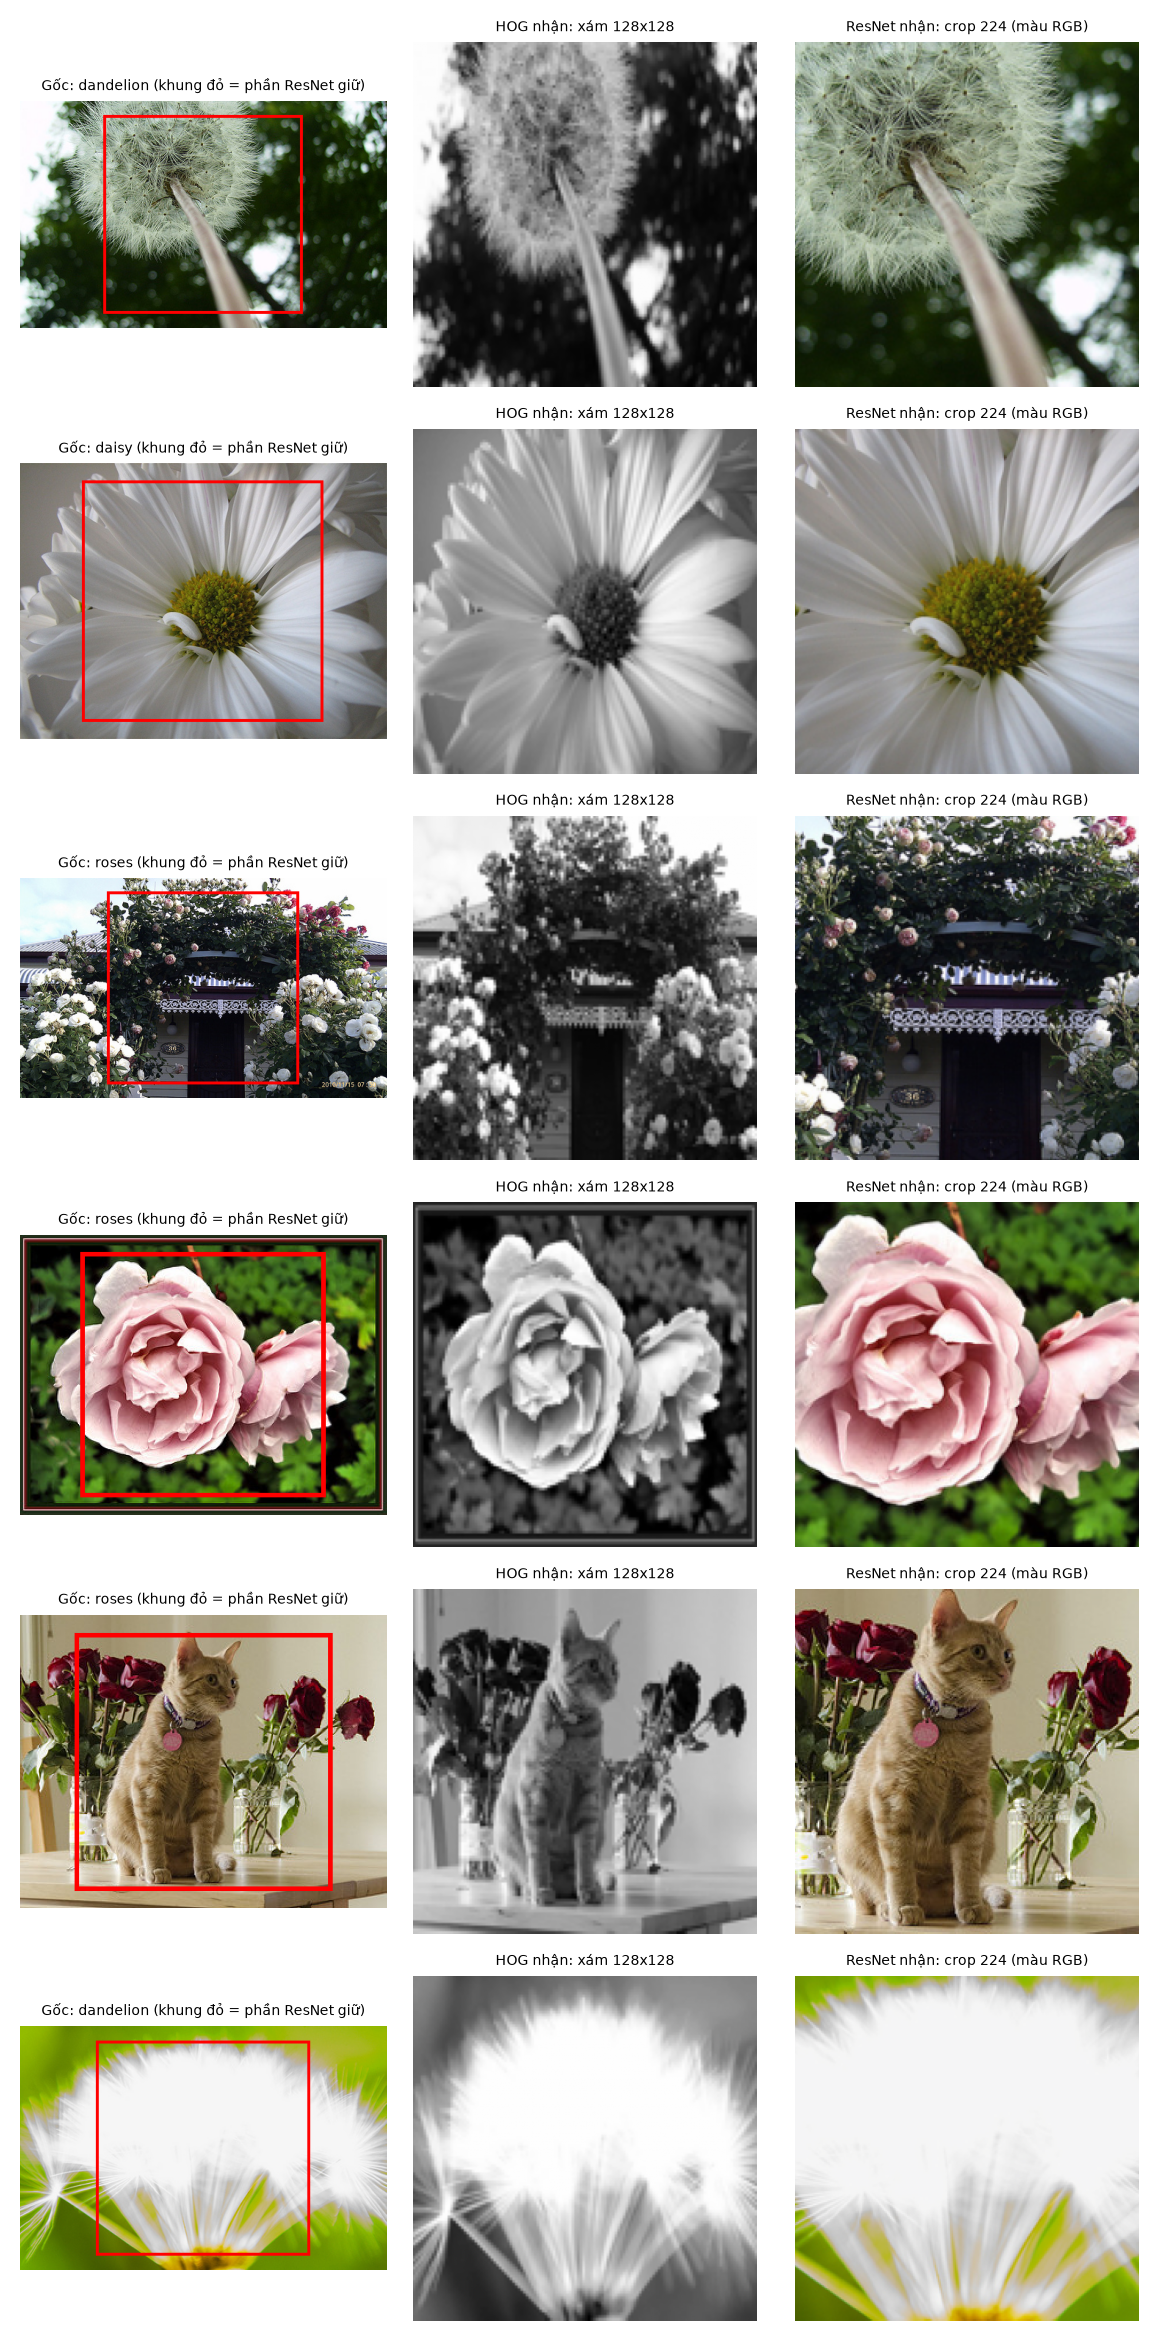

Reproduce this figure in Python.
"""B3: kiểm tra tiền xử lý bằng mắt và bằng số (ảnh Test ngẫu nhiên, seed cố định).
Chạy: python check_preprocess.py   ->   outputs/figures/check_preprocess.png
"""
import random

import matplotlib
matplotlib.use("Agg")
import matplotlib.pyplot as plt
import numpy as np
from PIL import Image, ImageDraw

from common import CFG, FIGURES, class_names, read_manifest
from hog_svm import H, hog_features
from resnet18_tl import EVAL_TF, MEAN, STD

N = 6


def crop_box(w, h):
    """Vùng ảnh gốc còn lại sau Resize(256) + CenterCrop(224) (xấp xỉ, để nhìn)."""
    s = 256 / min(w, h)
    left, top = (round(w * s) - 224) / 2, (round(h * s) - 224) / 2
    return left / s, top / s, (left + 224) / s, (top + 224) / s


def main():
    classes = class_names()
    rows = random.Random(CFG["seed"]).sample(read_manifest("test"), N)
    fig, ax = plt.subplots(N, 3, figsize=(9, 3 * N))
    for i, r in enumerate(rows):
        with Image.open(r["path"]) as im:
            raw = im.copy()
        rgb = raw.convert("RGB")                      # ResNet: RGB
        gray = np.asarray(rgb.convert("L").resize((H["size"], H["size"])))  # HOG: xám 128x128
        x = EVAL_TF(rgb)                              # tensor 3x224x224 đã chuẩn hóa
        vec = hog_features(raw)
        print(f"{r['path'].name:<26} gốc={raw.size} mode={raw.mode:<4} | HOG: {len(vec)} chiều "
              f"| ResNet: {tuple(x.shape)} min={float(x.min()):.2f} max={float(x.max()):.2f}")

        shown = rgb.copy()
        ImageDraw.Draw(shown).rectangle(crop_box(*rgb.size), outline="red", width=4)
        back = x.numpy() * np.array(STD)[:, None, None] + np.array(MEAN)[:, None, None]  # bỏ chuẩn hóa để xem
        ax[i, 0].imshow(shown); ax[i, 0].set_title(f"Gốc: {classes[r['label_id']]} (khung đỏ = phần ResNet giữ)", fontsize=8)
        ax[i, 1].imshow(gray, cmap="gray"); ax[i, 1].set_title("HOG nhận: xám 128x128", fontsize=8)
        ax[i, 2].imshow(back.transpose(1, 2, 0).clip(0, 1)); ax[i, 2].set_title("ResNet nhận: crop 224 (màu RGB)", fontsize=8)
        for a in ax[i]:
            a.axis("off")
    fig.tight_layout()
    fig.savefig(FIGURES / "check_preprocess.png", dpi=130)
    print("Đã lưu", FIGURES / "check_preprocess.png")


if __name__ == "__main__":
    main()
